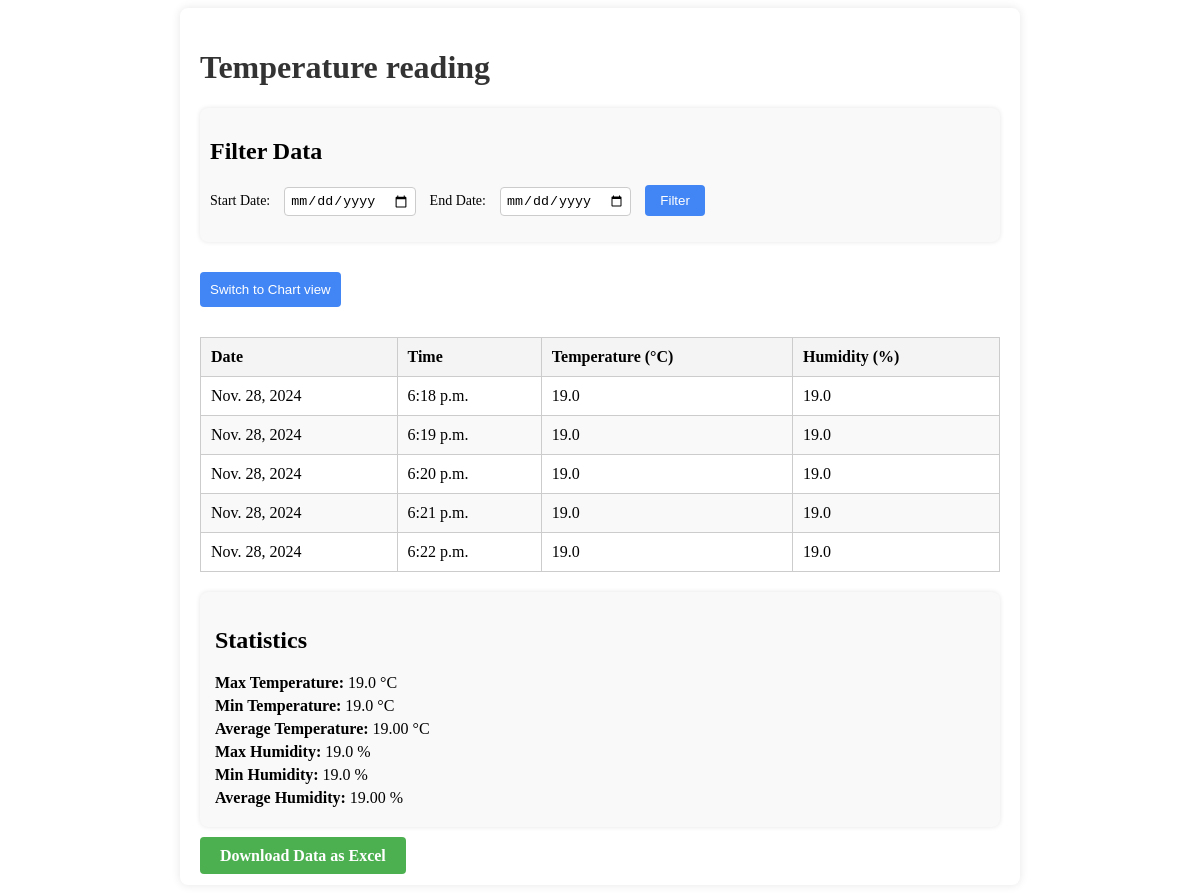
The app's page /sensor/temperature/14/ (signed in) with its own data.
### sensor/models.py (models this page shows)
class Subscription(models.Model):
    user = models.ForeignKey(User, on_delete=models.CASCADE)
    service = models.ForeignKey(OfferedService, on_delete=models.CASCADE)
    subscription_duration = models.IntegerField()  # Number of readings allowed
    interval_between_readings = models.FloatField()  # Interval in hours (e.g., 1.5 for 1 hour 30 minutes)

class OfferedService(models.Model):
    service_type = models.CharField(max_length=100)
    description = models.TextField()
    price = models.DecimalField(max_digits=10, decimal_places=2)
    latitude = models.DecimalField(max_digits=9, decimal_places=6, null=True, blank=True)
    longitude = models.DecimalField(max_digits=9, decimal_places=6, null=True, blank=True)

class TemperatureData(models.Model):
    subscription = models.ForeignKey(Subscription, on_delete=models.CASCADE, null=True, blank=True)
    temperature = models.FloatField(default=0.0)
    humidity = models.FloatField()
    timestamp = models.DateTimeField(auto_now_add=True)

### sensor/views.py (the view)
# urls.py: path('temperature/<int:subscription_id>/', views.user_temperature_data, name='user_temperature_data'),
@login_required
def user_temperature_data(request, subscription_id):
    subscription = get_object_or_404(Subscription, id=subscription_id, user=request.user)
    start_date = request.GET.get('start_date')
    end_date = request.GET.get('end_date')
    temperature_data = TemperatureData.objects.filter(subscription=subscription).order_by('timestamp')
    if start_date:
        temperature_data = temperature_data.filter(timestamp__date__gte=start_date)
    if end_date:
        temperature_data = temperature_data.filter(timestamp__date__lte=end_date)
    max_temperature = temperature_data.aggregate(Max('temperature'))['temperature__max']
    min_temperature = temperature_data.aggregate(Min('temperature'))['temperature__min']
    avg_temperature = temperature_data.aggregate(Avg('temperature'))['temperature__avg']
    max_humidity = temperature_data.aggregate(Max('humidity'))['humidity__max']
    min_humidity = temperature_data.aggregate(Min('humidity'))['humidity__min']
    avg_humidity = temperature_data.aggregate(Avg('humidity'))['humidity__avg']
    adjusted_data = [
        {
            'date': (entry.timestamp + timedelta(hours=3)).date(),
            'time': (entry.timestamp + timedelta(hours=3)).time(),
            'temperature': entry.temperature,
            'humidity': entry.humidity,
        }
        for entry in temperature_data
    ]
    if request.headers.get('X-Requested-With') == 'XMLHttpRequest':
        return JsonResponse({'data': adjusted_data})
    context = {
        'subscription': subscription,
        'adjusted_data': adjusted_data,
        'max_temperature': max_temperature,
        'min_temperature': min_temperature,
        'avg_temperature': avg_temperature,
        'max_humidity': max_humidity,
        'min_humidity': min_humidity,
        'avg_humidity': avg_humidity,
    }
    return render(request, 'sensor/user_temperature_data.html', context)

### sensor/templates/sensor/user_temperature_data.html (shortened to what this page needs)
<html>
{% block content %}
<div class="container">
    <h1>{{ subscription.service.service_type }}</h1>
    <div class="filter-section">
        <h2>Filter Data</h2>
        <form method="GET" action="">
            <label for="start_date">Start Date:</label>
            <input type="date" id="start_date" name="start_date" value="{{ request.GET.start_date }}">
            <label for="end_date">End Date:</label>
            <input type="date" id="end_date" name="end_date" value="{{ request.GET.end_date }}">
            <button type="submit" class="filter-button">Filter</button>
        </form>
    </div>
    <button id="toggle-view" class="toggle-button">Switch to Chart view</button>
    <div id="table-view">
        {% if adjusted_data %}
            <table>
                <thead>
                    <tr>
                        <th>Date</th>
                        <th>Time</th>
                        <th>Temperature (°C)</th>
                        <th>Humidity (%)</th>
                    </tr>
                </thead>
                <tbody>
                    {% for data in adjusted_data %}
                    <tr>
                        <td>{{ data.date }}</td>
                        <td>{{ data.time|time:"g:i a" }}</td>
                        <td>{{ data.temperature }}</td>
                        <td>{{ data.humidity }}</td>
                    </tr>
                    {% endfor %}
                </tbody>
            </table>
        {% else %}
            <p>No temperature and humidity data available.</p>
        {% endif %}
    </div>
    <div id="statistics" class="statistics">
        <h2>Statistics</h2>
        <p><strong>Max Temperature:</strong> {{ max_temperature }} °C</p>
        <p><strong>Min Temperature:</strong> {{ min_temperature }} °C</p>
        <p><strong>Average Temperature:</strong> {{ avg_temperature|floatformat:2 }} °C</p>
        <p><strong>Max Humidity:</strong> {{ max_humidity }} %</p>
        <p><strong>Min Humidity:</strong> {{ min_humidity }} %</p>
        <p><strong>Average Humidity:</strong> {{ avg_humidity|floatformat:2 }} %</p>
    </div>
    <div class="download-section">
    <a href="{% url 'sensor:download_data' %}" class="download-button">Download Data as Excel</a>
</div>
</div>
{% endblock %}
</html>

### sensor/templates/sensor/user_temperature_data.html (style rules this page uses)
.download-section { margin-top: 20px; }
.download-button { padding: 10px 20px; background-color: #4CAF50; color: white; text-decoration: none; border-radius: 4px; font-weight: bold; }
.filter-section { margin-bottom: 20px; padding: 10px; background-color: #f9f9f9; border-radius: 8px; box-shadow: 0 0 5px rgba(0, 0, 0, 0.1); }
.filter-section label { margin-right: 10px; font-size: 14px; }
.filter-section input { margin-right: 10px; padding: 5px; border: 1px solid #ccc; border-radius: 4px; }
.filter-button { padding: 8px 15px; background-color: #4285F4; color: white; border: none; border-radius: 4px; cursor: pointer; }
.container { max-width: 800px; margin: auto; background: white; padding: 20px; border-radius: 8px; box-shadow: 0px 0px 10px rgba(0, 0, 0, 0.1); }
h1 { color: #333; }
table { width: 100%; border-collapse: collapse; margin-top: 20px; }
table th, table td { border: 1px solid #ccc; padding: 10px; text-align: left; }
table th { background-color: #f4f4f4; font-weight: bold; }
table tr:nth-child(even) { background-color: #f9f9f9; }
.toggle-button { margin: 10px 0; padding: 10px; background-color: #4285F4; color: white; border: none; border-radius: 4px; cursor: pointer; }
.statistics { margin-top: 20px; background: #f9f9f9; padding: 15px; border-radius: 8px; box-shadow: 0 0 5px rgba(0, 0, 0, 0.1); }
.statistics p { font-size: 16px; margin: 5px 0; }

### records on screen
Subscription: service.service_type "Temperature reading"
TemperatureData: temperature "19.0", humidity "19.0"
TemperatureData: temperature "19.0", humidity "19.0"
TemperatureData: temperature "19.0", humidity "19.0"
TemperatureData: temperature "19.0", humidity "19.0"
TemperatureData: temperature "19.0", humidity "19.0"

### other values on screen
{{ data.date }} "Nov. 28, 2024" "Nov. 28, 2024" "Nov. 28, 2024" "Nov. 28, 2024" "Nov. 28, 2024"
{{ data.time|time:"g:i a" }} "6:18 p.m." "6:19 p.m." "6:20 p.m." "6:21 p.m." "6:22 p.m."
{{ max_temperature }} "19.0"
{{ min_temperature }} "19.0"
{{ avg_temperature|floatformat:2 }} "19.00"
{{ max_humidity }} "19.0"
{{ min_humidity }} "19.0"
{{ avg_humidity|floatformat:2 }} "19.00"
